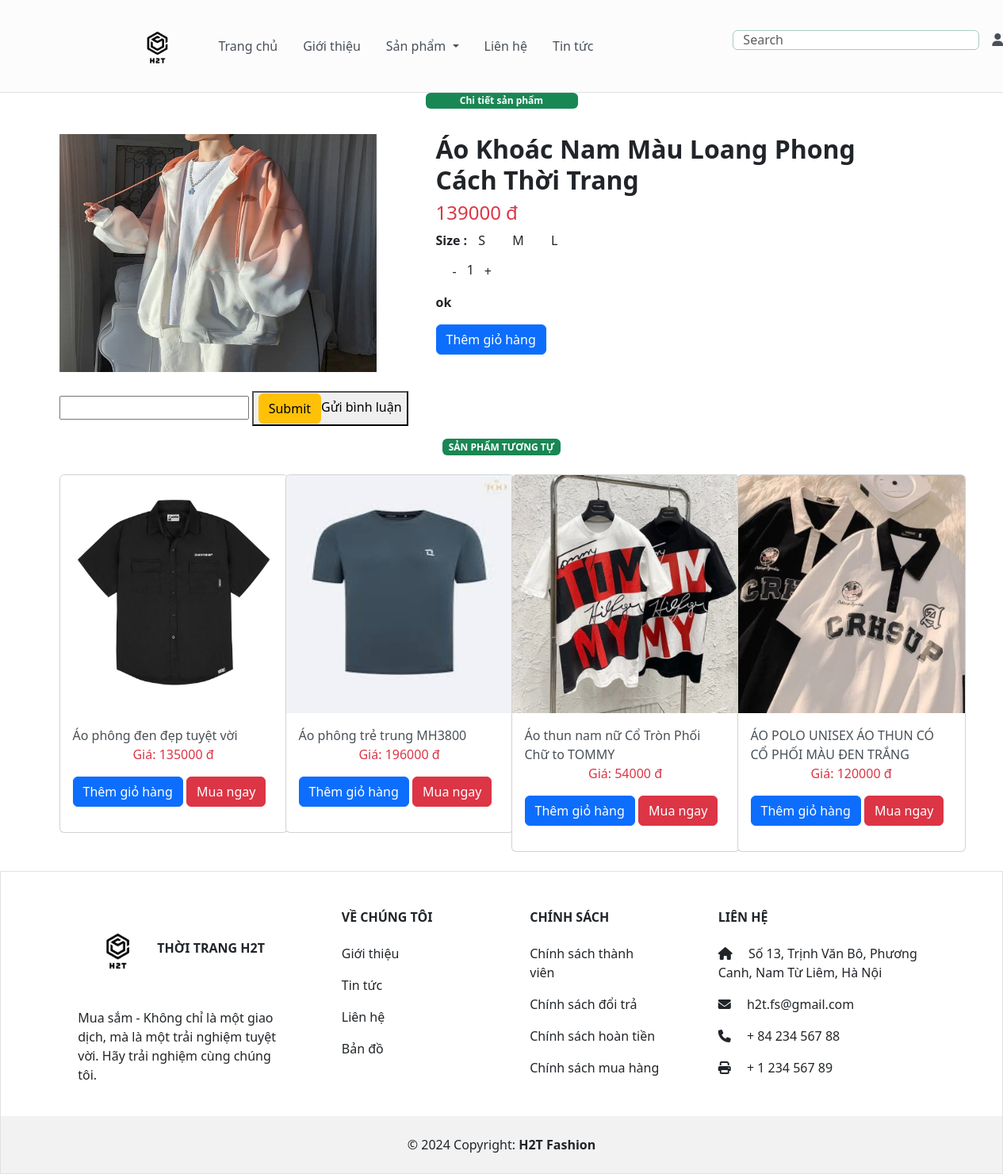
/index.php?act=sanphamct&idsp=8, run on the app's committed database.
### tables this page shows
CREATE TABLE `sanpham` (
  `id` int(11) NOT NULL,
  `name` varchar(255) NOT NULL,
  `price` double(10,2) NOT NULL DEFAULT 0.00,
  `img` varchar(255) NOT NULL,
  `mota` text NOT NULL,
  `luotxem` int(11) NOT NULL DEFAULT 0,
  `iddm` int(11) NOT NULL
);

### global.php (called while the page is built)
<?php
$img_path = 'upload/';

### model/pdo.php (called while the page is built, shortened)
<?php
function pdo_get_connection(){
    $servername = "localhost";
    $username = "root";
    $password = "";
    try {
        $conn = new PDO("mysql:host=$servername;dbname=da1", $username, $password);
        $conn->setAttribute(PDO::ATTR_ERRMODE, PDO::ERRMODE_EXCEPTION);
        return $conn;
    } catch(PDOException $e) {
        echo "Connection failed: " . $e->getMessage();
    }
}
function pdo_query($sql){
    $sql_args=array_slice(func_get_args(),1);
    try{
        $conn=pdo_get_connection();
        $stmt=$conn->prepare($sql);
        $stmt->execute($sql_args);
        $rows=$stmt->fetchAll();
        return $rows;
    }
    catch(PDOException $e){
        throw $e;
    }
    finally{
        unset($conn);
    }
}
function pdo_query_one($sql){
    $sql_args=array_slice(func_get_args(),1);
    try{
        $conn=pdo_get_connection();
        $stmt=$conn->prepare($sql);
        $stmt->execute($sql_args);
        $row=$stmt->fetch(PDO::FETCH_ASSOC);
        return $row;
    }
    catch(PDOException $e){
        throw $e;
    }
    finally{
        unset($conn);
    }
}
?>

### model/sanpham.php (called while the page is built, shortened)
<?php
function loadall_sanpham_home()
{
    $sql = "select * from sanpham where 1 order by id desc limit 0,9";
    $listsanpham = pdo_query($sql);
    return $listsanpham;
}
function loadone_sanpham($id)
{
    $sql = "select * from sanpham where id = $id";
    $result = pdo_query_one($sql);
    return $result;
}
function load_sanpham_cungloai($id, $iddm)
{
    $sql = "select * from sanpham where iddm = $iddm and id <> $id";
    $result = pdo_query($sql);
    return $result;
}

### view/boxright.php (the view, shortened to what this page needs)
<div class="text-center">
    <div class="badge text-bg-success text-wrap">SẢN PHẨM TƯƠNG TỰ</div>
</div> <br>
<div class="box_content">
<?php
$iddm = 1;
$selected_product = loadone_sanpham($id);
$products = load_sanpham_cungloai($selected_product['id'], $iddm);
$i = 0;
$columns = 4;
foreach ($products as $sp) {
    extract($sp);
    if ($i % $columns == 0) {
        echo '<div class="row">';
    }
    if (($i == 2) || ($i == 5) || ($i == 8)) {
        $mr = "";
    } else {
        $mr = "mr";
    }
    $linksp = "index.php?act=sanphamct&idsp=" . $id;
    $img = $img_path . $img;
    echo '
        <div class="col-md-' . (12 / $columns) . ' ' . $mr . '">
            <div class="card" style="width: 18rem;">
                <a class="item_name" href="' . $linksp . '"><img src="' . $img . '" class="card-img-top" width="50" height="300" alt=""></a>
                <div class="card-body">
                    <a class="text-center text-dark-emphasis" href="' . $linksp . '">' . $name . '</a>
                    <p class="text-danger text-center">Giá: ' . $price . ' đ</p>
                    <form action="index.php?act=addtocart" method="post">
                        <input type="hidden" name="id" value="' . $id . '">
                        <input type="hidden" name="name" value="' . $name . '">
                        <input type="hidden" name="img" value="' . $img . '">
                        <input type="hidden" name="price" value="' . $price . '">
                        <input type="submit" name="addtocart" class="btn btn-primary" value="Thêm giỏ hàng">
                        <input type="submit" name="addtocart" class="btn btn-danger" value="Mua ngay">
                    </form>
                </div>
            </div>
        </div>';
    $i++;
    if ($i % $columns == 0 || $i == count($products)) {
        echo '</div> <br>';
    }
}
?>
</div>

### view/chitietsanpham.php (shortened to what this page needs)
<main class="container ">
    <div class="text-center">
        <?php extract($sanpham); ?>
        <h3 class="badge text-bg-success text-wrap" style="width: 12rem;">
            Chi tiết sản phẩm
        </h3>
    </div><br>
    <div>
        <?php
        if (isset($_POST['soluong']) && isset($_POST['soluong']) > 0) {
            $soluong = $_POST['soluong'];
        } else {
            $soluong = 1;
        }
        $hinh = $img_path . $img;
        echo "<div class='row'>";
        echo "<div class='col-5'>";
        echo "<img src='$hinh' width='400' height='300px'>";
        echo "</div>";
        echo "<div class='col-6'>";
        echo "<h2 class='fw-bold'> $name</h2>";
        echo " <h4 class='text-danger'>$price đ</h4>";
        echo ' <strong> Size :</strong> <span id="selected-size"></span>';
        echo ' <span class="size-button" onclick="setSize("S")">S</span>
                    <span class="size-button" onclick="setSize("M")">M</span>
                    <span class="size-button" onclick="setSize("L")">L</span>';
        echo '<div class="m-2"><button class="btn" onclick=giam(this)>-</button><a>' . $soluong .
            '</a><button class="btn" onclick=tang(this)>+</button></div>';
        echo "<p class='fw-semibold'>$mota</p>";
        echo '<form action="index.php?act=addtocart" method="post">
                            <input type="hidden" name="id" value="' . $id . '">
                            <input type="hidden" name="name" value="' . $name . '">
                            <input type="hidden" name="img" value="' . $img . '">
                            <input type="hidden" name="price" value="' . $price . '">
                            <input type="submit" name="addtocart" class="btn btn-primary" value="Thêm giỏ hàng">
                        </form>';
        echo "</div>";
        echo "<div class='col'>";
        echo "</div>";
        echo "</div>";
        echo "<br>";
        ?>
    </div>
    <div class="" id="binhluan">
        <form action="">
            <input type="text" name="msg">
            <button><input type="submit" class="btn btn-warning" name="guibinhluan">Gửi bình luận</button>
        </form>
    </div>
    <?php
    include "view/boxright.php";
    ?>
</main>

### view/chitietsanpham.php (style rules this page uses)
.size-button { padding: 10px; margin-right: 10px; cursor: pointer; }

### view/boxright.php (style rules this page uses)
a { text-decoration: none; color: #495057; }

### data on the page
sanpham: img (picture), name "Áo Khoác Nam Màu Loang Phong Cách Thời Trang", price "139000", mota "ok"
sanpham: shows a picture, name "Áo phông đen đẹp tuyệt vời", price "135000"
sanpham: shows a picture, name "Áo phông trẻ trung MH3800", price "196000"
sanpham: shows a picture, name "Áo thun nam nữ Cổ Tròn Phối Chữ to TOMMY", price "54000"
sanpham: shows a picture, name "ÁO POLO UNISEX ÁO THUN CÓ CỔ PHỐI MÀU ĐEN TRẮNG", price "120000"

### other printed values
$soluong "1"
